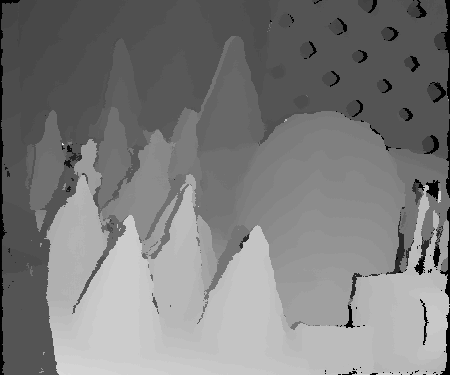
#> input picture cv_hw4/refine-copy.png, 450 x 375 px, given in place of disp2.png, which was not available
$ python eval_stereo.py
#> lines starting #> are read from the running program, lines starting #| are printed output that depends on the picture; pictures that were not available may be replaced by others from this repository, and a replacement may not be noted
import numpy as np
import cv2


def evaluate(input_path, gt_path, scale_factor, threshold=1.0):
#> called with input_path = './cones.png', gt_path = './testdata/cones/disp2.png', scale_factor = 4, threshold = 1
    disp_gt = cv2.imread(gt_path, -1)
#> disp_gt is the input picture: shape (375, 450); min 0, max 236, mean 124.5
    disp_gt = np.int32(disp_gt/scale_factor)
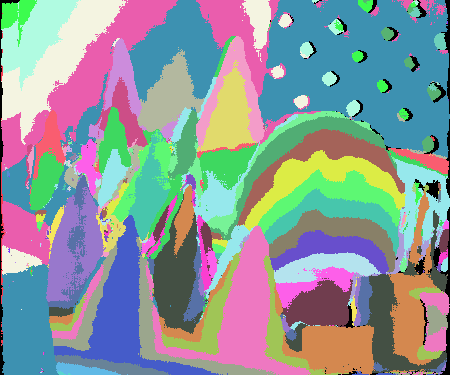
#> disp_gt: shape (375, 450) int32; 56 distinct labels, from 0 to 59; one colour per label, 0 black
    disp_input = cv2.imread(input_path, -1)
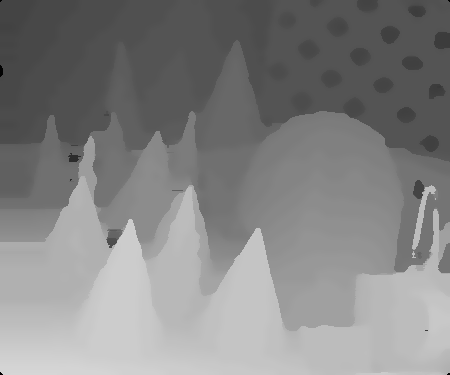
#> input picture cv_hw4/cones.png, 450 x 375 px
#> disp_input is the input picture: shape (375, 450); min 0, max 214, mean 131.9
    disp_input = np.int32(disp_input/scale_factor)
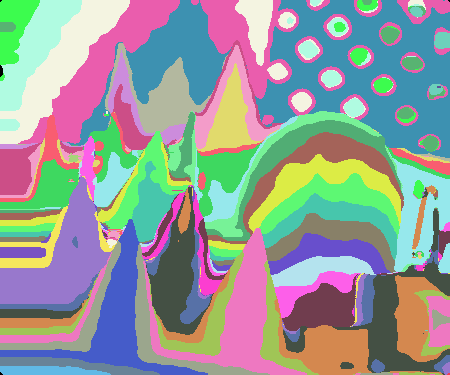
#> disp_input: shape (375, 450) int32; 43 distinct labels, from 0 to 53; one colour per label, 0 black

    nr_pixel = 0
    nr_error = 0
    h, w = disp_gt.shape
#> h = 375; w = 450
    for y in range(0, h):
        for x in range(0, w):
            if disp_gt[y, x] > 0:
                nr_pixel += 1
                if np.abs(disp_gt[y, x] - disp_input[y, x]) > threshold:
                    nr_error += 1
#> after the loop, nr_error = 23215; nr_pixel = 165527

    return float(nr_error)/nr_pixel


def main():
    print('[Bad Pixel Ratio]')
    avg = 0

    # [11 lines of commented-out code are left out]

    res = evaluate('./cones.png', './testdata/cones/disp2.png', scale_factor=4)
#> res = 0.14
    avg += res
#> avg = 0.14
    print('Cones: %.2f%%' % (res*100))
#| Cones: 14.02%

    print('Average: %.2f%%' % (avg*100/4))
#| Average: 3.51%


if __name__ == '__main__':
    main()
